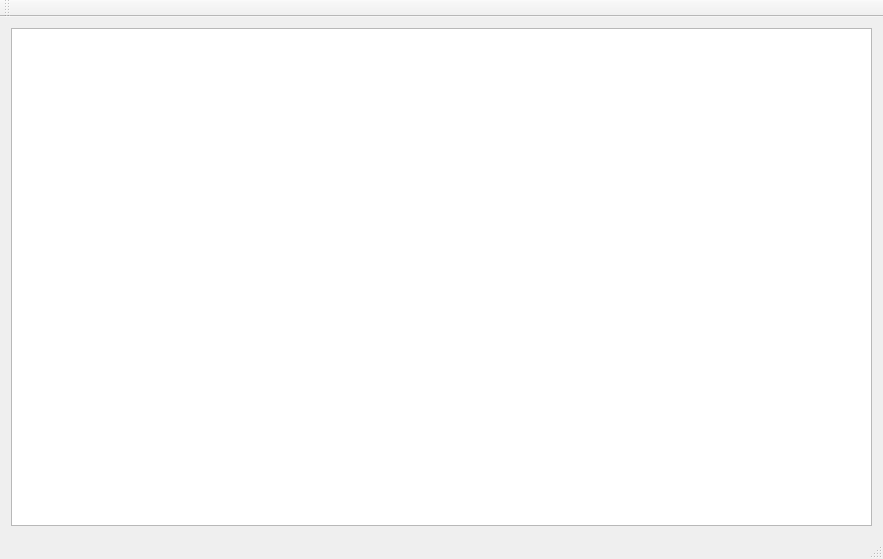
<?xml version="1.0" encoding="UTF-8"?>
<ui version="4.0">
 <class>MainWindow</class>
 <widget class="QMainWindow" name="MainWindow">
  <property name="geometry">
   <rect>
    <x>0</x>
    <y>0</y>
    <width>883</width>
    <height>559</height>
   </rect>
  </property>
  <property name="windowTitle">
   <string>MainWindow</string>
  </property>
  <widget class="QWidget" name="centralWidget">
   <layout class="QVBoxLayout" name="verticalLayout_2">
    <item>
     <widget class="QTableView" name="tableView"/>
    </item>
   </layout>
  </widget>
  <widget class="QToolBar" name="mainToolBar">
   <attribute name="toolBarArea">
    <enum>TopToolBarArea</enum>
   </attribute>
   <attribute name="toolBarBreak">
    <bool>false</bool>
   </attribute>
  </widget>
  <widget class="QStatusBar" name="statusBar"/>
  <widget class="QMenuBar" name="menuBar">
   <property name="geometry">
    <rect>
     <x>0</x>
     <y>0</y>
     <width>883</width>
     <height>21</height>
    </rect>
   </property>
  </widget>
 </widget>
 <layoutdefault spacing="6" margin="11"/>
 <resources/>
 <connections/>
</ui>
